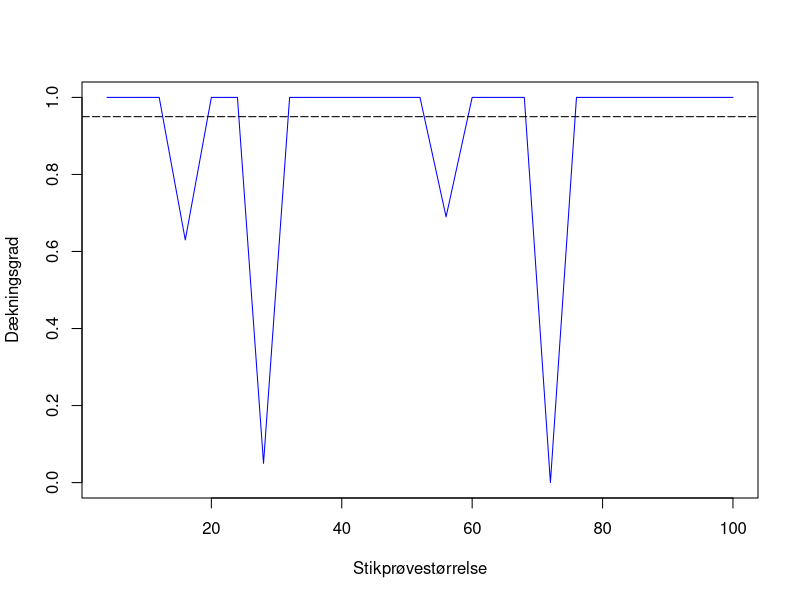

Here is the R script that generated this plot:
## ---- chunk 1
set.seed(31415)
tf_vektor <- c()
for(n in seq(4, 100, 4)){
  pop_middel <- 10
  pop_sd <- 2
  stik <- rnorm(n, pop_middel, pop_sd)
  stik_middel <- mean(stik)
  stik_sd <- sd(stik)
  
  n_boot <- 1000
  byggemand_bob <- replicate(100, {
    boot_stik <- replicate(n_boot, rnorm(n, stik_middel, stik_sd))
    boot_means <- apply(boot_stik, 2, mean)
    ci <- quantile(boot_means, c(0.025, 0.975))
    tf <- ci[1] <= pop_middel & ci[2] >= pop_middel
  })
  tf_vektor <- append(tf_vektor, sum(byggemand_bob))
}
## ---- chunk 2
x <- seq(4, 100, 4)
plot(x, tf_vektor/100, type="l", col="blue", ylab = "Dækningsgrad",
     xlab = "Stikprøvestørrelse")
abline(h=0.95, lty=5, col="black")

mean(tf_vektor)
## ---- chunk 3
set.seed(31415)
bootstraps <- 1000
n <- 20
m <- 50
pop_shape1 <- 2
pop_shape2 <- 8

res <- replicate(n = 100, {
  stik1 <- rbeta(n, shape1 = pop_shape1, shape2 = pop_shape2)
  stik2 <- rbeta(m, shape1 = pop_shape1, shape2 = pop_shape2)
  t_obs <- ((mean(stik1) - mean(stik2)) - (0)) /
              ((sd(stik1))^2 / n + ((sd(stik2))^2 / m))
  
  # Beregner bedste bud på parametre for stikprøve 1
  stik1_middel <- mean(stik1)
  stik1_sd <- sd(stik1)
  stik1_shape1 <- ((((1 - stik1_middel)/(stik1_sd)^2) - (1/stik1_middel)))*stik1_middel^2
  stik1_shape2 <- stik1_shape1*((1/stik1_middel) - 1)
  
  # Beregner bedste bud på parametre for stikprøve 2
  stik2_middel <- mean(stik2)
  stik2_sd <- sd(stik2)
  stik2_shape1 <- ((((1 - stik2_middel)/(stik2_sd)^2) - (1/stik2_middel)))*stik2_middel^2
  stik2_shape2 <- stik2_shape1*((1/stik2_middel) - 1)
  
  boot_t <- replicate(n = bootstraps, {
    boot_x <- rbeta(n, shape1 = stik1_shape1, shape2 = stik1_shape2)
    boot_y <- rbeta(m, shape1 = stik2_shape1, shape2 = stik2_shape2)

    boot_test <- ((mean(boot_x) - mean(boot_y)) -
                    (mean(stik1) - mean(stik2))) /
                      (((sd(boot_x))^2 / n) +
                        ((sd(boot_y))^2 / m))
  })
  
  antal_ekstreme <- abs(boot_t) >= abs(t_obs)

  p_vaerdi <- (sum(antal_ekstreme)+1) / (bootstraps + 1)
})

p_vaerdi_uparret <- mean(res)
p_vaerdi_uparret
## ---- chunk 4
set.seed(31415)
bootstraps <- 1000
n <- 20
m <- 50
pop_shape1 <- 2
pop_shape2 <- 8
konf_niveau <- 0.95
reps <- 1000

type_1_fejl <- replicate(n = reps, {
  stik1 <- rbeta(n, shape1 = pop_shape1, shape2 = pop_shape2)
  stik2 <- rbeta(m, shape1 = pop_shape1, shape2 = pop_shape2)
  t_obs <- ((mean(stik1) - mean(stik2)) - (0)) / ((sd(stik1))^2 / n + ((sd(stik2))^2 / m))
  
  stik1_middel <- mean(stik1)
  stik1_sd <- sd(stik1)
  stik1_shape1 <- ((((1 - stik1_middel)/(stik1_sd)^2) - (1/stik1_middel)))*stik1_middel^2
  stik1_shape2 <- stik1_shape1*((1/stik1_middel) - 1)
  
  stik2_middel <- mean(stik2)
  stik2_sd <- sd(stik2)
  stik2_shape1 <- ((((1 - stik2_middel)/(stik2_sd)^2) - (1/stik2_middel)))*stik2_middel^2
  stik2_shape2 <- stik2_shape1*((1/stik2_middel) - 1)
  
  boot_t <- replicate(n = bootstraps, {
    boot_x <- rbeta(n, shape1 = stik1_shape1, shape2 = stik1_shape2)
    boot_y <- rbeta(m, shape1 = stik2_shape1, shape2 = stik2_shape2)

    boot_test <- ((mean(boot_x) - mean(boot_y)) -
                    (mean(stik1) - mean(stik2))) /
                      (((sd(boot_x))^2 / n) +
                        ((sd(boot_y))^2 / m))
  })

  antal_ekstreme <- abs(boot_t) >= abs(t_obs)

  p_vaerdi <- (sum(antal_ekstreme)+1) / (bootstraps + 1)
  type1fejl <- p_vaerdi > 1 - konf_niveau
  return(type1fejl)
})

fejltable <- table(type_1_fejl)
fejltable
